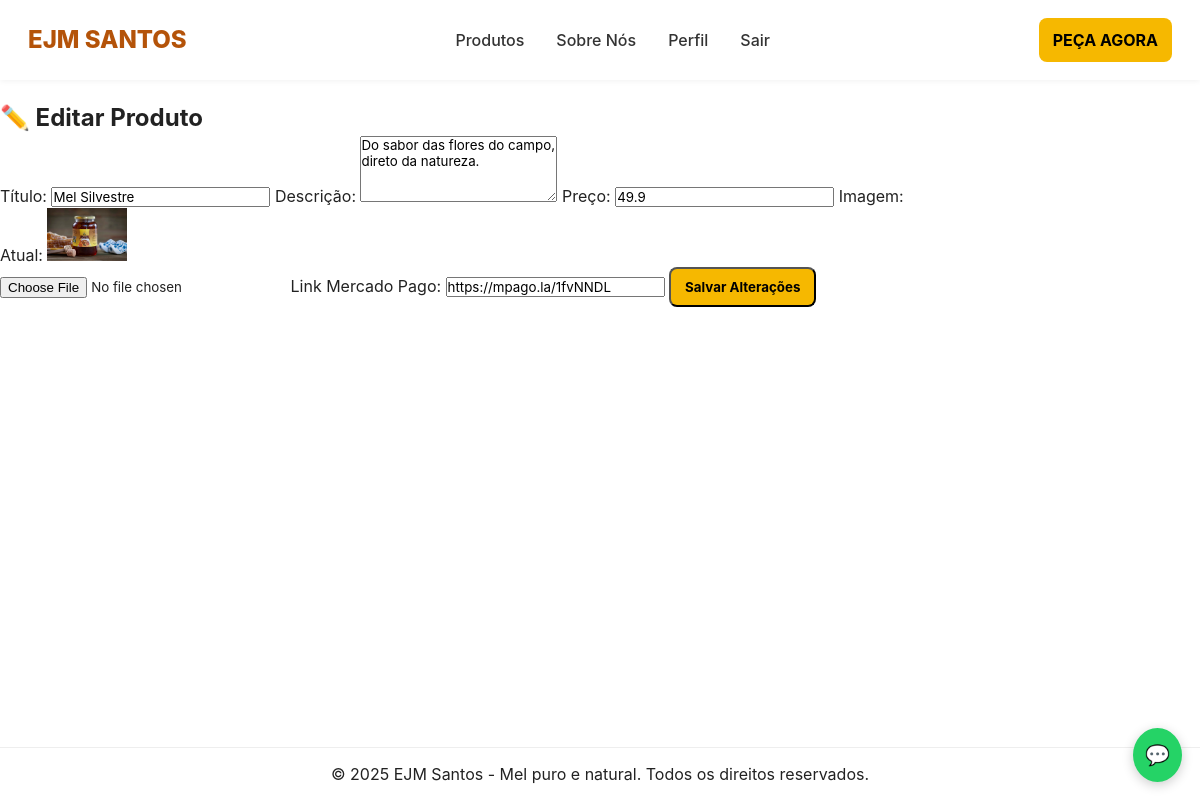
Page /admin/editar/1 (signed in) on the committed database.
### app.py (models this page shows)
class Product(db.Model):
    id = db.Column(db.Integer, primary_key=True)
    titulo = db.Column(db.String(120), nullable=False)
    descricao = db.Column(db.Text)
    preco = db.Column(db.Float, nullable=False)
    imagem = db.Column(db.String(256))
    mercado_pago_link = db.Column(db.String(400))

### app.py (the view, shortened to what this page needs)
@app.route("/admin/editar/<int:pid>", methods=["GET", "POST"])
@admin_required
def admin_editar_produto(pid):
    p = Product.query.get_or_404(pid)
    return render_template("admin_editar.html", produto=p)

### app.py (called while the page is built)
def admin_required(f):
    @wraps(f)
    def decorated(*args, **kwargs):
        user_id = session.get("user_id")
        if not user_id:
            return redirect("/login")
        user = User.query.get(user_id)
        if not user or not user.is_admin:
            return render_template("erro.html", mensagem="Acesso negado: apenas administradores.")
        return f(*args, **kwargs)
    return decorated

@app.after_request
def add_header(response):
    response.headers["Cache-Control"] = "no-store"
    return response

### templates/admin_editar.html
{% extends "base.html" %}
{% block content %}
<section class="admin-form">
  <div class="admin-form-box">
    <h2>✏️ Editar Produto</h2>
    <form method="POST" enctype="multipart/form-data">
      <label>Título:</label>
      <input type="text" name="titulo" value="{{ produto.titulo }}" required>
      <label>Descrição:</label>
      <textarea name="descricao" rows="4">{{ produto.descricao }}</textarea>
      <label>Preço:</label>
      <input type="number" name="preco" step="0.01" value="{{ produto.preco }}" required>
      <label>Imagem:</label>
      {% if produto.imagem %}
        <p>Atual: <img src="/static/{{ produto.imagem }}" alt="{{ produto.titulo }}" width="80"></p>
      {% endif %}
      <input type="file" name="imagem">
      <label>Link Mercado Pago:</label>
      <input type="url" name="mercado_pago_link" value="{{ produto.mercado_pago_link }}">
      <button type="submit" class="botao-topo">Salvar Alterações</button>
    </form>
  </div>
</section>
{% endblock %}

### static/css/style.css (style rules this page uses)
* { box-sizing:border-box;margin:0;padding:0;font-family:Inter, "Poppins", sans-serif }
body { background:#fff;color:#222;line-height:1.5;min-height:100vh;display:flex;flex-direction:column }
.botao-topo { background:#f6b800;color:#000;padding:10px 14px;border-radius:8px;font-weight:700 }
section { padding:20px 0 }
.botao-topo { background: #f6b800; color: #000; padding: 10px 14px; border-radius: 8px; font-weight: 700; transition: background 0.2s; }

### rows in the picture
Product: titulo "Mel Silvestre", descricao "Do sabor das flores do campo, direto da natureza.", preco "49.9", imagem (picture), mercado_pago_link "https://mpago.la/1fvNNDL"
